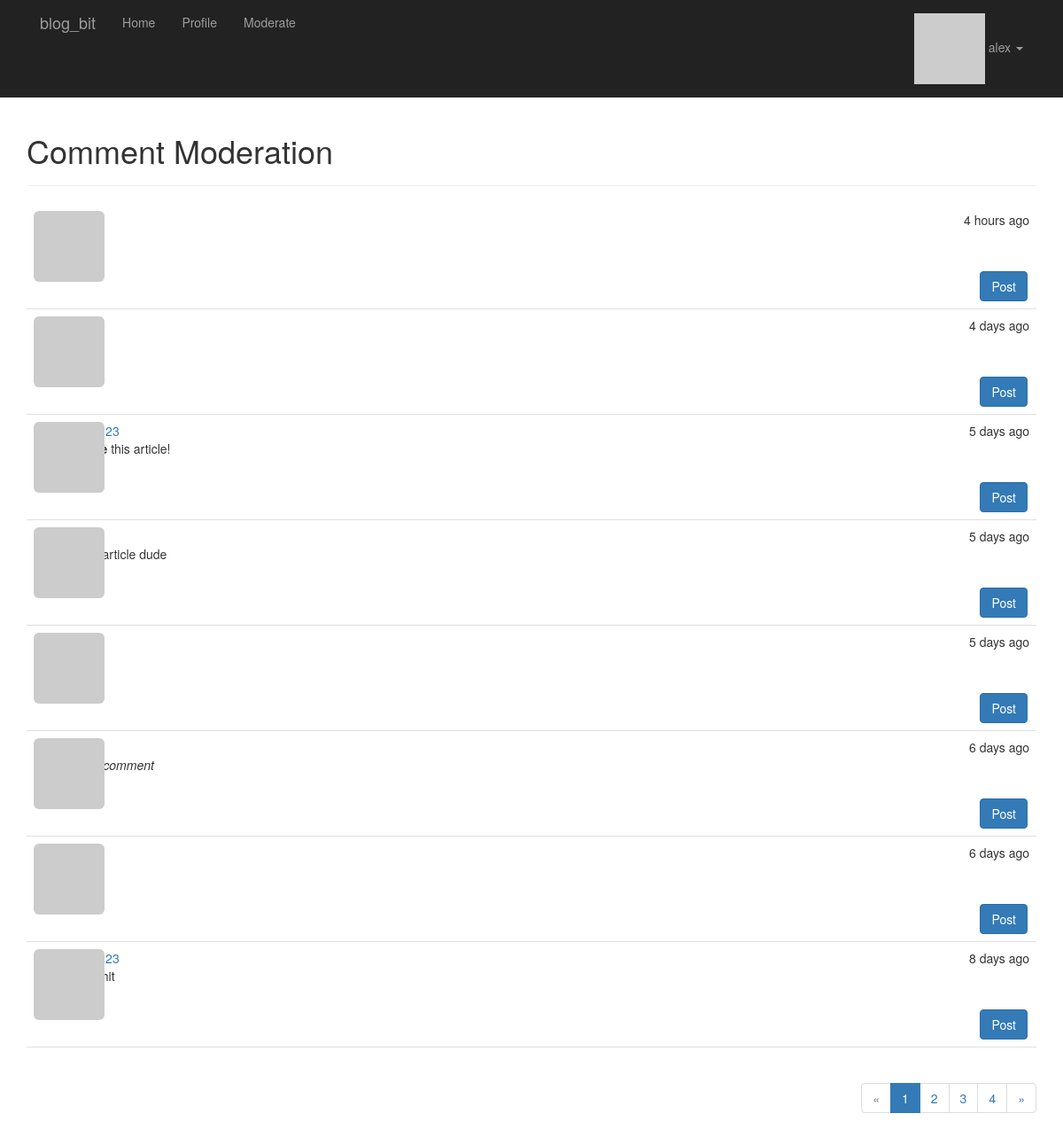
/moderate (signed in), run on the app's committed database.
### app/models/user.py (models this page shows, shortened)
class User(db.Model, UserMixin):
    id = db.Column(db.Integer, primary_key=True)
    username = db.Column(db.String(64), unique=True, index=True)
    name = db.Column(db.String(64))
    about_me = db.Column(db.Text())
    member_since = db.Column(db.DateTime(), default=datetime.utcnow)
    last_seen = db.Column(db.DateTime(), default=datetime.utcnow)
    email = db.Column(db.String(64), unique=True, index=True)
    password_hash = db.Column(db.String(128))
    pfp_hash = db.Column(db.String(32))
    confirmed = db.Column(db.Boolean, default=False)
    role_id = db.Column(db.Integer, db.ForeignKey('role.id'))
    posts = db.relationship('Post', backref='author', lazy='dynamic')
    comments = db.relationship('Comment', backref='author', lazy='dynamic')
    likes = db.relationship('Like', backref='user', lazy='dynamic')
    followed = db.relationship(
        'Follow',
        foreign_keys=[Follow.follower_id],
        backref=db.backref('follower', lazy='joined'),
        lazy='dynamic',
        cascade='all, delete-orphan'
    )
    followers = db.relationship(
        'Follow',
        foreign_keys=[Follow.followed_id],
        backref=db.backref('followed', lazy='joined'),
        lazy='dynamic',
        cascade='all, delete-orphan'
    )
    @property
    def password(self):
        raise AttributeError('Password is not a readable attribute!')
    def can(self, perm):
        return self.role is not None and self.role.has_permission(perm)
    def is_administrator(self):
        return self.can(Permission.ADMIN)
    def is_mod(self):
        return self.can(Permission.MODERATE)
    def ping(self):
        self.last_seen = datetime.utcnow()
        db.session.add(self)
        db.session.commit()
    def get_pfp(self, size=100, image_gen='retro'):
        url = 'https://secure.gravatar.com/avatar'
        return f'{url}/{self.pfp_hash}?s={size}&d={image_gen}&r=g'

### app/models/comment.py (models this page shows, shortened)
class Comment(db.Model):
    id = db.Column(db.Integer, primary_key=True)
    body = db.Column(db.Text)
    body_html = db.Column(db.Text)
    timestamp = db.Column(db.DateTime, index=True, default=datetime.utcnow)
    disabled = db.Column(db.Boolean)
    author_id = db.Column(db.Integer, db.ForeignKey('user.id'))
    post_id = db.Column(db.Integer, db.ForeignKey('post.id'))

### app/main/moderation_views.py (the view)
@main.route('/moderate')
@login_required
@permission_required(Permission.MODERATE)
def moderate():
    page = request.args.get('page', default=1, type=int)
    pagination = Comment.query.order_by(Comment.timestamp.desc()).paginate(
        page=page,
        per_page=current_app.config['COMMENTS_PER_PAGE']
    )
    comments = pagination.items
    return render_template('main/moderate.html', comments=comments, page=page, pagination=pagination)

### app/auth/views.py (called while the page is built)
@auth.before_app_request
def before_request():
    current_user = flask_login.current_user
    if current_user.is_authenticated:
        current_user.ping()  # updating user last time seen property
        if not current_user.confirmed \
                and flask.request.blueprint != 'auth' \
                and flask.request.endpoint != 'static':
            return flask.redirect(flask.url_for('auth.unconfirmed'))

### app/login.py (called while the page is built)
@login_manager.user_loader
def load_user(user_id):
    return User.query.get(int(user_id))

### app/main/main_views.py (called while the page is built)
@main.after_app_request
def after_request(response):
    for query in get_recorded_queries():
        if query.end_time >= current_app.config['SLOW_QUERY_TIME']:
            current_app.logger.warning('Slow query: %s\nParameters: %s\nDuration: %fs\nContext: %s\n' %
                                       (query.statement, query.parameters, query.duration,
                                        query.location))
    return response

### app/models/role.py (called while the page is built)
    def has_permission(self, perm):
        return self.permissions & perm == perm

### blog_bit.py (called while the page is built)
@app.context_processor
def inject_permissions():
    return dict(Permission=Permission)  # to use permission in templates

### app/templates/main/moderate.html (shortened to what this page needs)
{% extends 'base.html' %}
{% import 'main/components/_pagination_macros.html' as page_macros %}
{% block page_header %}
    <h1>Comment Moderation</h1>
{% endblock %}
{% block page_content %}
    {% set moderate = True %}
    {% include 'main/components/_comments.html' %}
    <div class="pagination">
        {{ page_macros.pagination_widget(pagination, endpoint='.moderate') }}
    </div>
{% endblock %}

### app/templates/base.html (shortened to what this page needs)
{% extends 'bootstrap/base.html' %}
{% block head %}
    {{ super() }}
    <link rel="stylesheet" type="text/css" href="{{ url_for('static', filename='styles.css') }}">
{% endblock %}
{% block navbar %}
    <div class="navbar-inverse">
        <div class="container">
            <div class="navbar-header">
                <a class="navbar-brand" href={{ url_for('main.welcome') }}>blog_bit</a>
            </div>
            <div class="navbar-collapse collapse">
                <ul class="nav navbar-nav">
                    <li><a href={{ url_for('main.welcome') }}>Home</a></li>
                    {% if current_user.is_authenticated %}
                        <li><a href={{ url_for('main.profile', username=current_user.username) }}>Profile</a></li>
                    {% endif %}
                    {% if current_user.can(Permission.MODERATE) %}
                        <li><a href={{ url_for('main.moderate') }}>Moderate</a></li>
                    {% endif %}
                </ul>
                <ul class="nav navbar-nav navbar-right">
                    {% if current_user.is_authenticated %}
                        <li class="dropdown">
                            <a href="#" class="dropdown-toggle" data-toggle="dropdown">
                                <img src="{{ current_user.get_pfp(size=16) }}" alt="{{ current_user.username }} profile picture">
                                {{ current_user.username }}
                                <b class="caret"></b>
                            </a>
                        </li>
                    {% else %}
                        <li><a href={{ url_for('auth.login') }}>Login</a></li>
                    {% endif %}
                </ul>
            </div>
        </div>
    </div>
{% endblock %}
{% block content %}
    <div class="container">
        <div class="page-header">
            {% block page_header %}{% endblock %}
        </div>
        {% block page_content %}{% endblock %}
    </div>
{% endblock %}

### app/templates/main/components/_comments.html (shortened to what this page needs)
<ul class="posts" id="comments">
    {% for comment in comments %}
        <li class="post">
            <div class="profile-thumbnail">
                <a href="{{ url_for('main.profile', username=comment.author.username) }}">
                    <img class="img-rounded profile-thumbnail"
                         src="{{ comment.author.get_pfp(size=40) }}"
                         alt="{{ comment.author.username }} profile picture">
                </a>
            </div>
            <div class="post-date">{{ moment(comment.timestamp).fromNow() }}</div>
            <div class="post-author">
                <a href="{{ url_for('main.profile', username=comment.author.username) }}">
                </a>
            </div>
            <div class="post-content">
                {% if current_user.is_mod() or not comment.disabled %}
                    {{ comment.body_html | safe }}
                {% endif %}
            </div>
            {% if current_user.is_mod() and moderate %}
                <div class="post-footer">
                    <a class="btn btn-primary" href="{{ url_for('main.post', id=comment.post_id) }}#comments">
                        Post
                    </a>
                </div>
            {% endif %}
        </li>
    {% endfor %}
</ul>

### app/static/styles.css (style rules this page uses)
.profile-thumbnail { position: absolute; }
ul.posts { list-style-type: none; padding: 0px; margin: 16px 0px 0px 0px; }
ul.posts li.post { padding: 8px; border-bottom: 1px solid #e0e0e0; }
div.post-date { float: right; }
div.post-author { margin-left: 48px; }
div.post-content { margin-left: 48px; min-height: 48px; }
div.post-footer { text-align: right; }
div.post-footer * { margin-left: 2px; }
div.pagination { float: right; }

### data on the page
User: username "alex"
Comment: timestamp "4 hours ago"
Comment: timestamp "4 days ago"
Comment: timestamp "5 days ago", body_html "this article!"
Comment: timestamp "5 days ago", body_html "nice article dude"
Comment: timestamp "5 days ago"
Comment: timestamp "6 days ago", body_html "This comment"
Comment: timestamp "6 days ago"
Comment: timestamp "8 days ago"

### other printed values
{{ page }} "1" "2" "3" "4"
